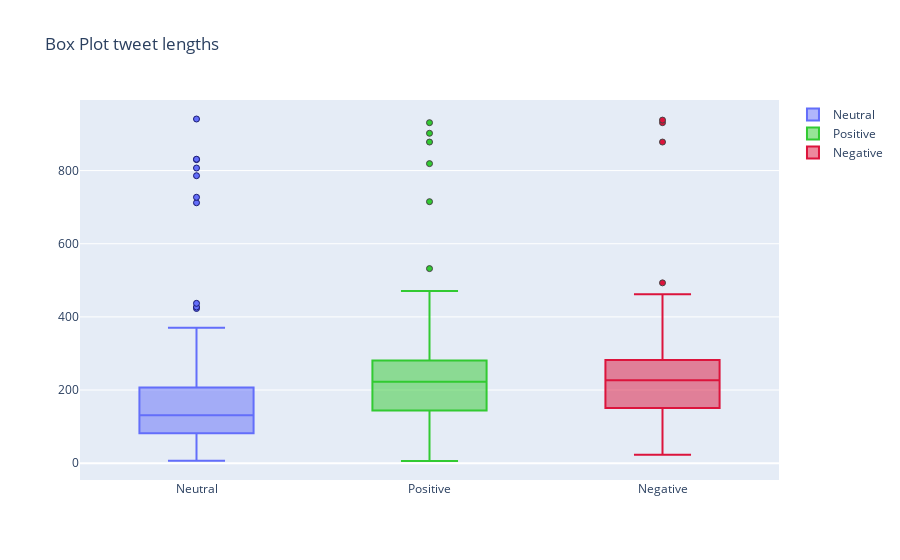

The code cell stored with this chart in its notebook:
### Code cell
y1 = neutral.Length.values
y2 = positive.Length.values
y3 = negative.Length.values

fig = go.Figure()

fig.add_trace(go.Box(y=y1, 
                     name="Neutral", 
                     marker_line_width=1, 
                     marker_line_color="midnightblue"))

fig.add_trace(go.Box(y=y2, 
                     name="Positive", 
                     marker_line_width=1, 
                     marker_color = 'rgb(50,202,50)'))

fig.add_trace(go.Box(y=y3, 
                     name="Negative", 
                     marker_line_width=1, 
                     marker_color = 'crimson'))

fig.update_layout(title_text="Box Plot tweet lengths")

fig.show()

### Figure 1 — Plotly figure (JSON) as saved in the notebook; plotly's stock layout.template omitted (floating-point values rounded to 4 significant figures; data arrays with more than 128 entries replaced by an {"elided": "..."} marker saying what was removed)
{"data": [{"marker": {"line": {"color": "midnightblue", "width": 1}}, "name": "Neutral", "type": "box", "y": {"elided": "3748 int values"}}, {"marker": {"color": "rgb(50,202,50)", "line": {"width": 1}}, "name": "Positive", "type": "box", "y": {"elided": "3804 int values"}}, {"marker": {"color": "crimson", "line": {"width": 1}}, "name": "Negative", "type": "box", "y": {"elided": "2462 int values"}}], "layout": {"autosize": true, "title": {"text": "Box Plot tweet lengths"}, "xaxis": {"autorange": true, "range": [-0.5, 2.5], "type": "category"}, "yaxis": {"autorange": true, "range": [-45.94, 992.9], "type": "linear"}}}
